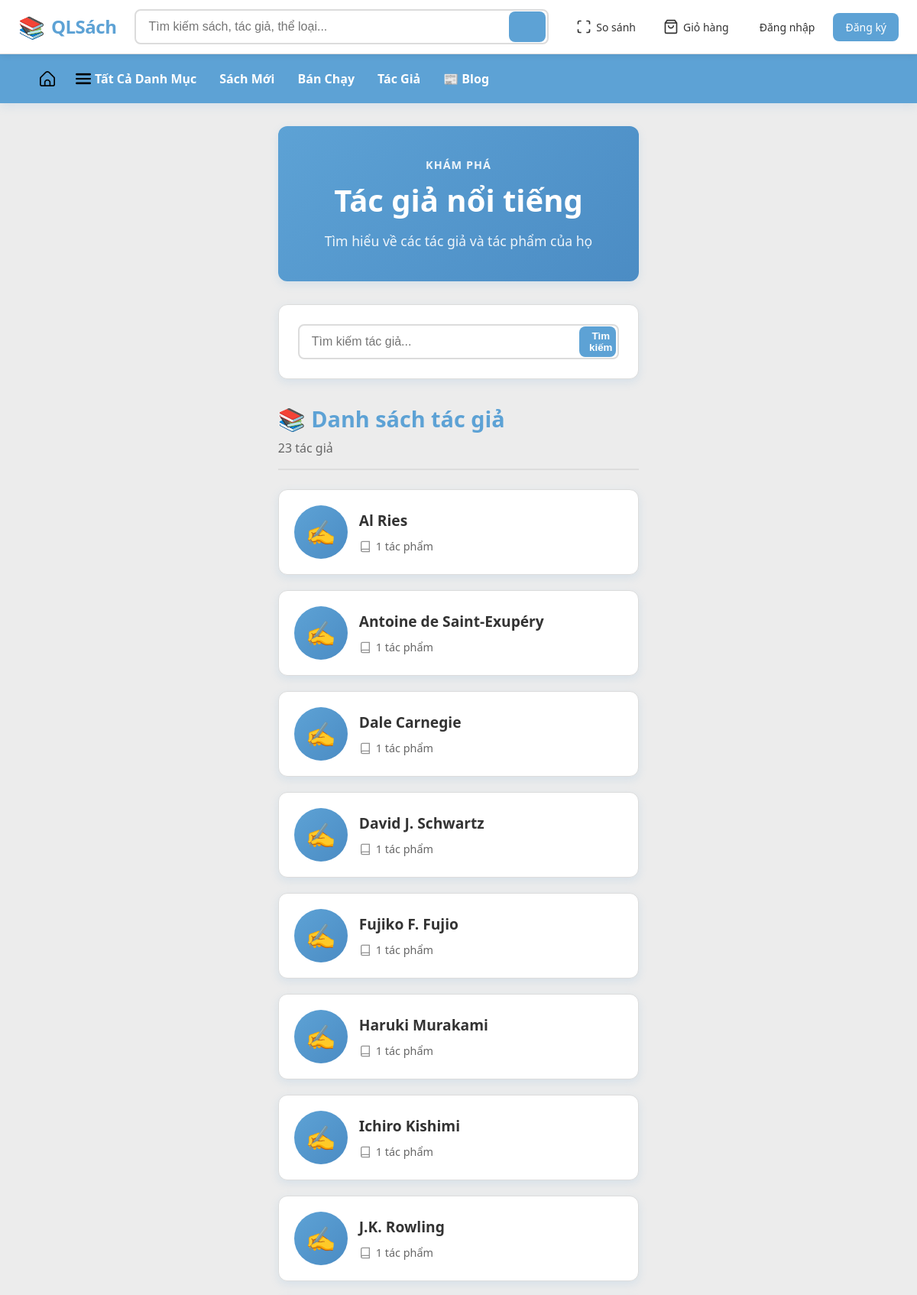
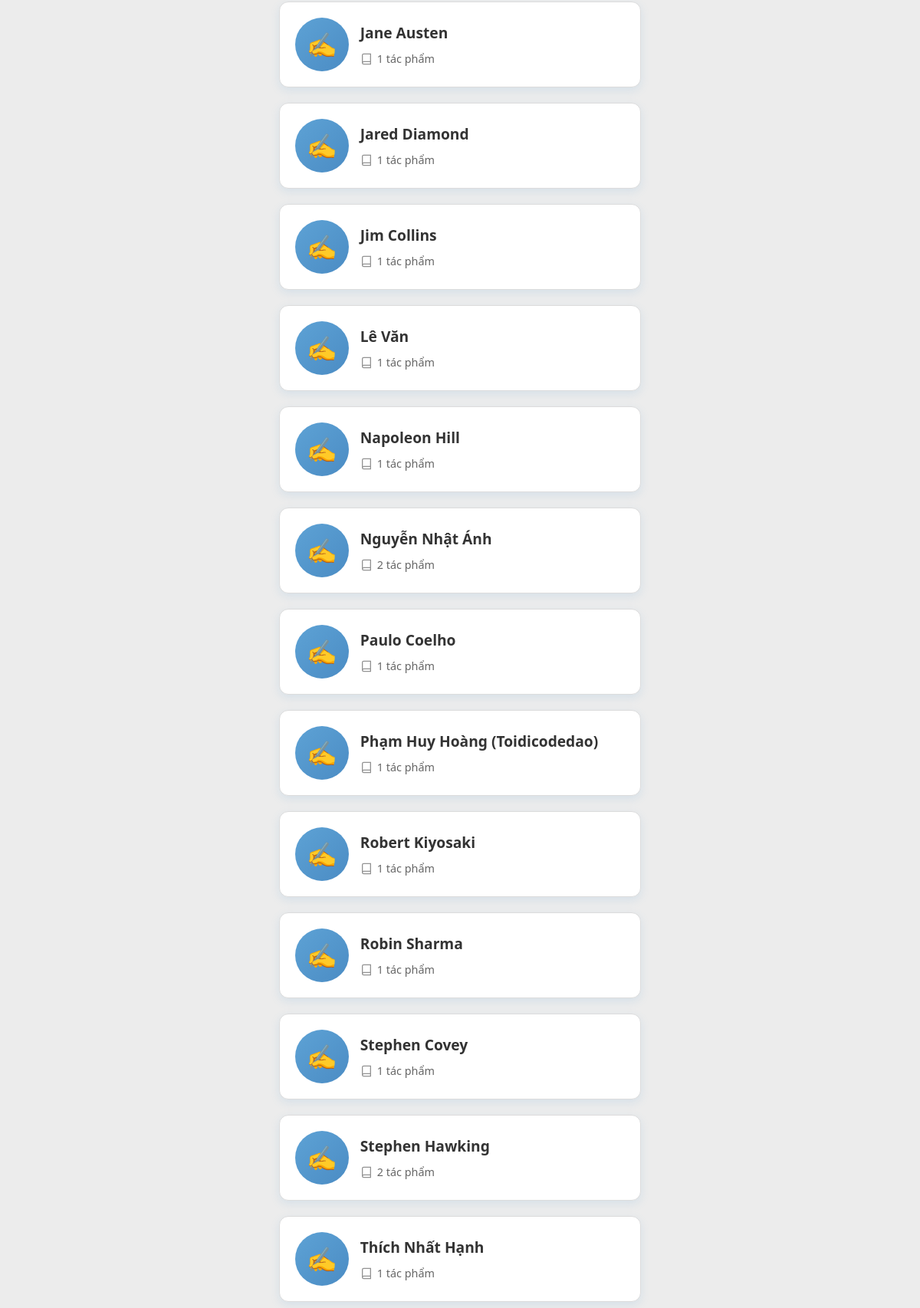
The page /public/authors.php (upper part) on the database its author committed (2 pictures, top to bottom).
### tables this page shows
CREATE TABLE `tac_gia` (
  `id_tac_gia` varchar(5) NOT NULL,
  `ten_tac_gia` varchar(250) NOT NULL
);

### models/Database.php (called while the page is built, shortened)
<?php
class Database {
    private $host = '127.0.0.1';
    private $db_name = 'qlsach';
    private $username = 'root';
    private $password = '';
    private $conn;
    public function __construct() {
        $this->conn = null;
        $dsn = 'mysql:host=' . $this->host . ';dbname=' . $this->db_name . ';charset=utf8mb4';
        try {
            $this->conn = new PDO($dsn, $this->username, $this->password);
            $this->conn->setAttribute(PDO::ATTR_ERRMODE, PDO::ERRMODE_EXCEPTION);
            $this->conn->setAttribute(PDO::ATTR_DEFAULT_FETCH_MODE, PDO::FETCH_OBJ);
        } catch (PDOException $e) {
            echo 'Kết nối thất bại: ' . $e->getMessage();
        }
    }
    public function getConnection() {
        return $this->conn;
    }
}
?>

### models/Author.php (called while the page is built, shortened)
<?php
require_once __DIR__ . '/Database.php';
class Author {
    private $conn;
    public function __construct() {
        $database = new Database();
        $this->conn = $database->getConnection();
    }
    public function getAllAuthors() {
        $query = "SELECT tg.*, COUNT(DISTINCT stg.id_sach) as book_count
                  FROM tac_gia tg
                  LEFT JOIN s_tg stg ON tg.id_tac_gia = stg.id_tac_gia
                  LEFT JOIN sach s ON stg.id_sach = s.id_sach AND s.trang_thai_sach = 1
                  GROUP BY tg.id_tac_gia
                  ORDER BY tg.ten_tac_gia ASC";
        $stmt = $this->conn->prepare($query);
        $stmt->execute();
        return $stmt->fetchAll(PDO::FETCH_OBJ);
    }
}

### public/authors.php (the view, shortened to what this page needs)
<?php
require_once '../includes/header.php';
require_once '../models/Author.php';
$authorModel = new Author();
$keyword = trim($_GET['keyword'] ?? '');
if (!empty($keyword)) {
    $authors = $authorModel->searchAuthors($keyword);
} else {
    $authors = $authorModel->getAllAuthors();
}
$totalAuthors = count($authors);
?>
<link rel="stylesheet" href="<?= rtrim(dirname($_SERVER['PHP_SELF']), '/\\') ?>/css/authors.css">
<div class="authors-page">
    <section class="authors-hero">
        <div class="authors-hero-content">
            <p>Khám phá</p>
            <h1>Tác giả nổi tiếng</h1>
            <span>Tìm hiểu về các tác giả và tác phẩm của họ</span>
        </div>
    </section>
    <section class="authors-search">
        <form action="authors.php" method="GET" class="search-form">
            <input
                type="text"
                name="keyword"
                value="<?= htmlspecialchars($keyword) ?>"
                placeholder="Tìm kiếm tác giả..."
                class="search-input"
            >
            <button type="submit" class="search-btn">
                Tìm kiếm
            </button>
        </form>
    </section>
    <section class="authors-list">
        <div class="section-header">
            <h2>📚 Danh sách tác giả</h2>
            <p><?= $totalAuthors ?> tác giả</p>
        </div>
        <?php if (empty($authors)): ?>
            <div class="empty-state">
                <h3>Không tìm thấy tác giả</h3>
                <p>Hãy thử tìm kiếm với từ khóa khác.</p>
                <a href="authors.php" class="btn-primary">Xem tất cả tác giả</a>
            </div>
        <?php else: ?>
            <div class="authors-grid">
                <?php foreach ($authors as $author): ?>
                    <a href="author_detail.php?id=<?= htmlspecialchars($author->id_tac_gia) ?>" class="author-card">
                        <div class="author-card-avatar">
                            <span class="avatar-icon">✍️</span>
                        </div>
                        <div class="author-card-info">
                            <h3><?= htmlspecialchars($author->ten_tac_gia) ?></h3>
                            <p class="book-count">
                                <svg width="16" height="16" viewBox="0 0 24 24" fill="none" stroke="currentColor" stroke-width="2">
                                    <path d="M4 19.5A2.5 2.5 0 0 1 6.5 17H20"></path>
                                    <path d="M6.5 2H20v20H6.5A2.5 2.5 0 0 1 4 19.5v-15A2.5 2.5 0 0 1 6.5 2z"></path>
                                </svg>
                                <?= $author->book_count ?> tác phẩm
                            </p>
                        </div>
                    </a>
                <?php endforeach; ?>
            </div>
        <?php endif; ?>
    </section>
</div>
<?php include_once '../includes/footer.php'; ?>

### public/css/style.css (style rules this page uses)
:root { --primary: #5DA2D5; --primary-dark: #4b8cc4; --danger: #F78888; --accent: #F3D250; --light-bg: #ECECEC; --secondary-bg: #90CCF4; --text: #333; --border: #DCDCDC; --white: #fff; --shadow: 0 4px 12px rgba(93, 162, 213, 0.15); }
* { box-sizing: border-box; margin: 0; padding: 0; }
body { font-family: "Segoe UI", Roboto, Arial, sans-serif; background: var(--light-bg); color: var(--text); line-height: 1.5; }
a { color: var(--primary); text-decoration: none; }
.search-form { position: relative; display: flex; align-items: center; }
.search-input { width: 100%; padding: 10px 50px 10px 16px; border: 2px solid var(--border); border-radius: 24px; font-size: 14px; transition: all 0.3s; outline: none; }
.search-btn { position: absolute; right: 4px; background: var(--primary); color: white; border: none; border-radius: 20px; width: 40px; height: 40px; display: flex; align-items: center; justify-content: center; cursor: pointer; transition: all 0.3s; }
.section-header { margin-bottom: 30px; padding-bottom: 15px; border-bottom: 2px solid var(--border); }

### public/css/authors.css (style rules this page uses)
.authors-page { max-width: 1400px; margin: 0 auto; padding: 30px 20px 60px; }
.authors-hero { background: linear-gradient(135deg, var(--primary) 0%, var(--primary-dark) 100%); color: var(--white); border-radius: 12px; padding: 40px; box-shadow: var(--shadow); margin-bottom: 30px; text-align: center; }
.authors-hero-content p { margin: 0; opacity: 0.9; font-size: 0.9rem; text-transform: uppercase; letter-spacing: 1px; font-weight: 600; }
.authors-hero-content h1 { margin: 5px 0 10px 0; font-size: 2.5rem; font-weight: 700; }
.authors-hero-content span { font-size: 1.1rem; opacity: 0.9; }
.authors-search { background: var(--white); border-radius: 12px; border: 1px solid var(--border); padding: 25px; box-shadow: var(--shadow); margin-bottom: 30px; }
.search-form { display: flex; gap: 12px; max-width: 600px; margin: 0 auto; }
.search-input { flex: 1; padding: 12px 16px; border: 2px solid var(--border); border-radius: 8px; font-size: 1rem; transition: all 0.3s; }
.search-btn { background: var(--primary); color: var(--white); border: none; border-radius: 8px; padding: 12px 24px; font-weight: 600; cursor: pointer; display: flex; align-items: center; gap: 8px; transition: all 0.3s; }
.section-header { margin-bottom: 25px; }
.section-header h2 { margin: 0 0 5px 0; font-size: 1.8rem; color: var(--primary); font-weight: 700; }
.section-header p { margin: 0; color: #666; font-size: 1rem; }
.authors-grid { display: grid; grid-template-columns: repeat(auto-fill, minmax(300px, 1fr)); gap: 20px; }
.author-card { background: var(--white); border-radius: 12px; border: 1px solid var(--border); padding: 20px; display: flex; align-items: center; gap: 15px; text-decoration: none; transition: all 0.3s; box-shadow: var(--shadow); }
.author-card-avatar { width: 70px; height: 70px; border-radius: 50%; background: linear-gradient(135deg, var(--primary) 0%, var(--primary-dark) 100%); display: flex; align-items: center; justify-content: center; flex-shrink: 0; }
.author-card-avatar .avatar-icon { font-size: 2rem; }
.author-card-info { flex: 1; }
.author-card-info h3 { margin: 0 0 8px 0; font-size: 1.2rem; color: var(--text); font-weight: 700; }
.book-count { margin: 0; color: #666; font-size: 0.9rem; display: flex; align-items: center; gap: 6px; }
.book-count svg { opacity: 0.7; }

### rows shown on the page
tac_gia: ten_tac_gia "Al Ries", book_count "1"
tac_gia: ten_tac_gia "Antoine de Saint-Exupéry", book_count "1"
tac_gia: ten_tac_gia "Dale Carnegie", book_count "1"
tac_gia: ten_tac_gia "David J. Schwartz", book_count "1"
tac_gia: ten_tac_gia "Fujiko F. Fujio", book_count "1"
tac_gia: ten_tac_gia "Haruki Murakami", book_count "1"
tac_gia: ten_tac_gia "Ichiro Kishimi", book_count "1"
tac_gia: ten_tac_gia "J.K. Rowling", book_count "1"
tac_gia: ten_tac_gia "Jane Austen", book_count "1"
tac_gia: ten_tac_gia "Jared Diamond", book_count "1"
tac_gia: ten_tac_gia "Jim Collins", book_count "1"
tac_gia: ten_tac_gia "Lê Văn", book_count "1"
tac_gia: ten_tac_gia "Napoleon Hill", book_count "1"
tac_gia: ten_tac_gia "Nguyễn Nhật Ánh", book_count "2"
tac_gia: ten_tac_gia "Paulo Coelho", book_count "1"
tac_gia: ten_tac_gia "Phạm Huy Hoàng (Toidicodedao)", book_count "1"
tac_gia: ten_tac_gia "Robert Kiyosaki", book_count "1"
tac_gia: ten_tac_gia "Robin Sharma", book_count "1"
tac_gia: ten_tac_gia "Stephen Covey", book_count "1"
tac_gia: ten_tac_gia "Stephen Hawking", book_count "2"
tac_gia: ten_tac_gia "Thích Nhất Hạnh", book_count "1"

### other values the page prints
$totalAuthors "23"
